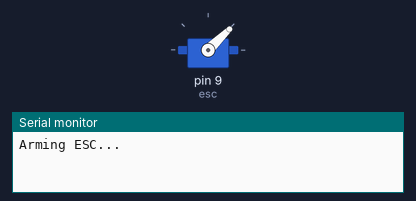
Recording of a sketch running on a simulated Arduino Uno, built with avr-gcc and run on an emulated ATmega328P. Shown: servo, the last lines printed to the serial monitor.

Above: at 0.1 s.
At 3.1 s:
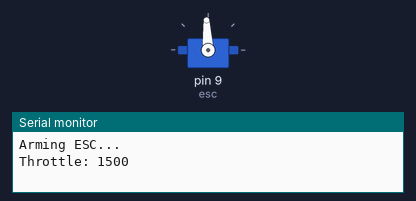
Timing chart, 0 to 4.6 s (numbered marks = the images above):
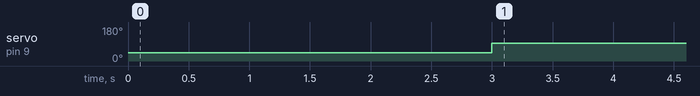

Measured:
- by itself, servo on pin 9 (esc): 44° → 93° at 3.0 s

The sketch:

Basic_Spinner_motor.ino
```cpp
#include <Servo.h>
Servo esc;

void setup() {
  Serial.begin(9600);
  esc.attach(9);                // Yellow signal wire to D9
  esc.writeMicroseconds(1000); // Arm
  Serial.println("Arming ESC...");
  delay(3000);                  // Give ESC time to arm
}

void loop() {
  int throttle = 1500;         // Low throttle
  esc.writeMicroseconds(throttle);
  Serial.print("Throttle: ");
  Serial.println(throttle);
  delay(1000);
}
```
